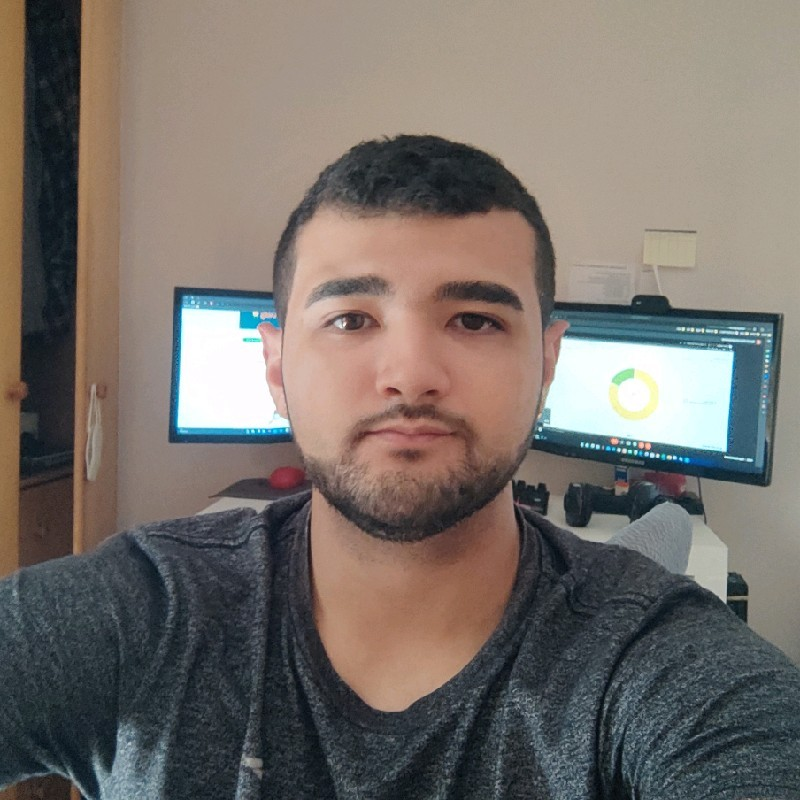
#> input picture data/eu.jpeg, 800 x 800 px
$ python cap03-21-contour-opencv.py --image ../eu.jpeg   (older library calls are emulated)
#> lines starting #> are read from the running program, lines starting #| are printed output that depends on the picture; after the words box and inside, x2 and y2 are one past the last pixel; in counts of white or black regions, pixels touching at a corner belong together
# Countour
# https://docs.opencv.org/2.4/modules/imgproc/doc/structural_analysis_and_shape_descriptors.html#findcontours

# Imports
import numpy as np
import argparse
import cv2

# Argumentos
ap = argparse.ArgumentParser()
ap.add_argument("-i", "--image", required=True, help="Camninho para imagem")
args = vars(ap.parse_args())

# Carrega imagem
image = cv2.imread(args["image"])
#> image is the input picture: shape (800, 800, 3); mean B, G, R 105.8, 111.5, 118.8

# Converte para escala de cinza
gray = cv2.cvtColor(image, cv2.COLOR_BGR2GRAY)
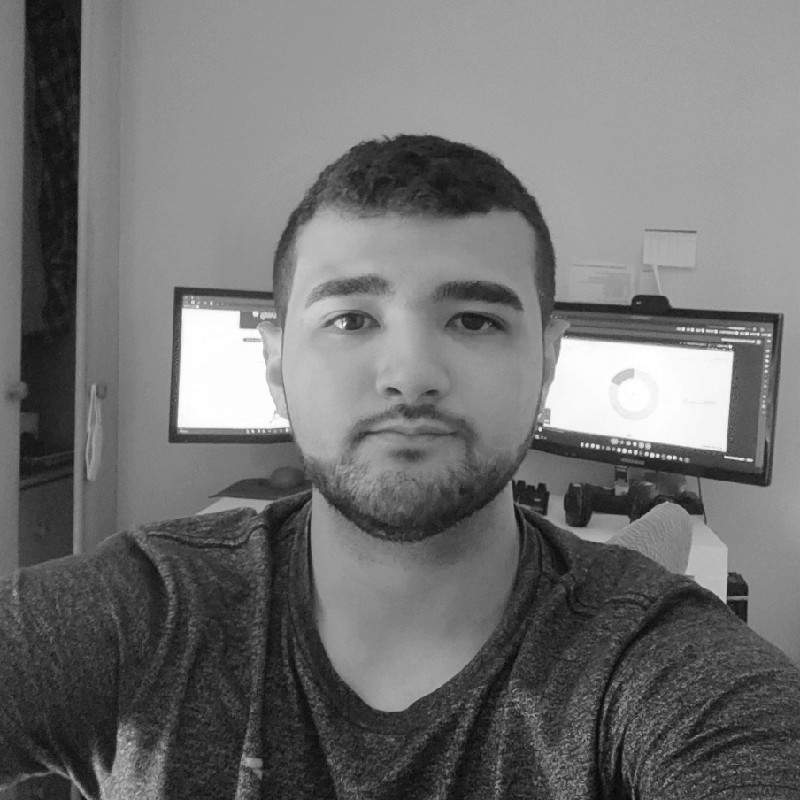
#> gray: shape (800, 800); min 3, max 255, mean 113

# Desfocagem
blurred = cv2.GaussianBlur(gray, (11, 11), 0)

# Canny
edged = cv2.Canny(blurred, 30, 150)
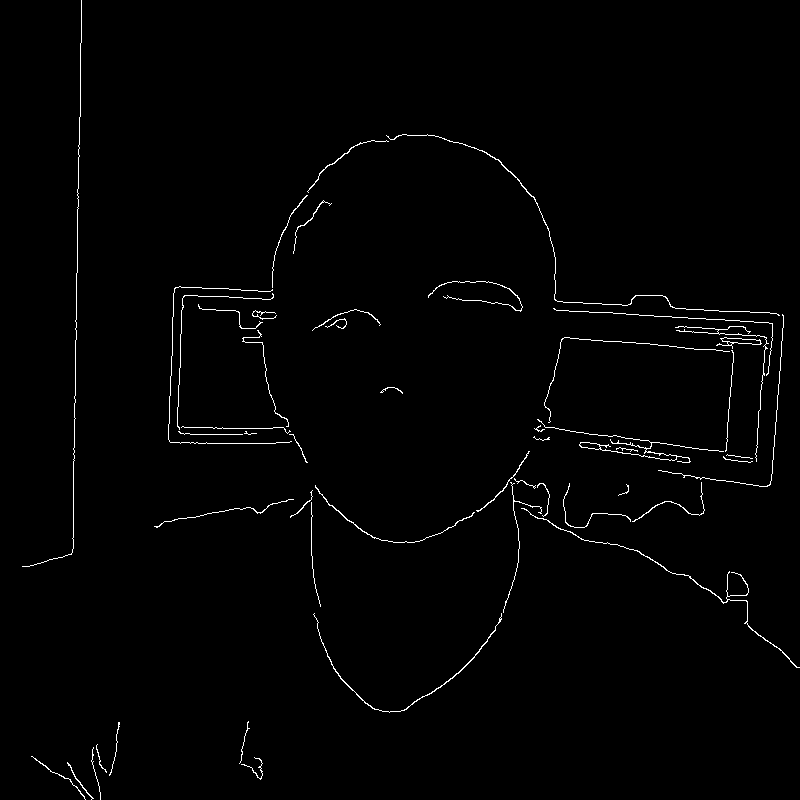
#> edged: shape (800, 800); 1.2% white in thin lines or dots

# Imagem original
cv2.imshow("Original", image)

# Encontra todos os contornos na imagem e desenha TODOS os contornos da imagem
(_, cnts, _) = cv2.findContours(edged.copy(), cv2.RETR_LIST, cv2.CHAIN_APPROX_SIMPLE)
#> cnts = 57 contours, 40 with area under 20; largest, box (x1, y1, x2, y2) and area: (716, 337, 762, 349) 178, (721, 337, 761, 345) 155, (537, 419, 724, 463) 140, (313, 613, 502, 713) 115, (521, 508, 800, 668) 110

# A função findCountours é destrutiva, ou seja, ela altera a imagem. Por isso fazemos uma cópia.
clone = image.copy()

# Desenha os contornos
cv2.drawContours(clone, cnts, -1, (0, 255, 0), 2)
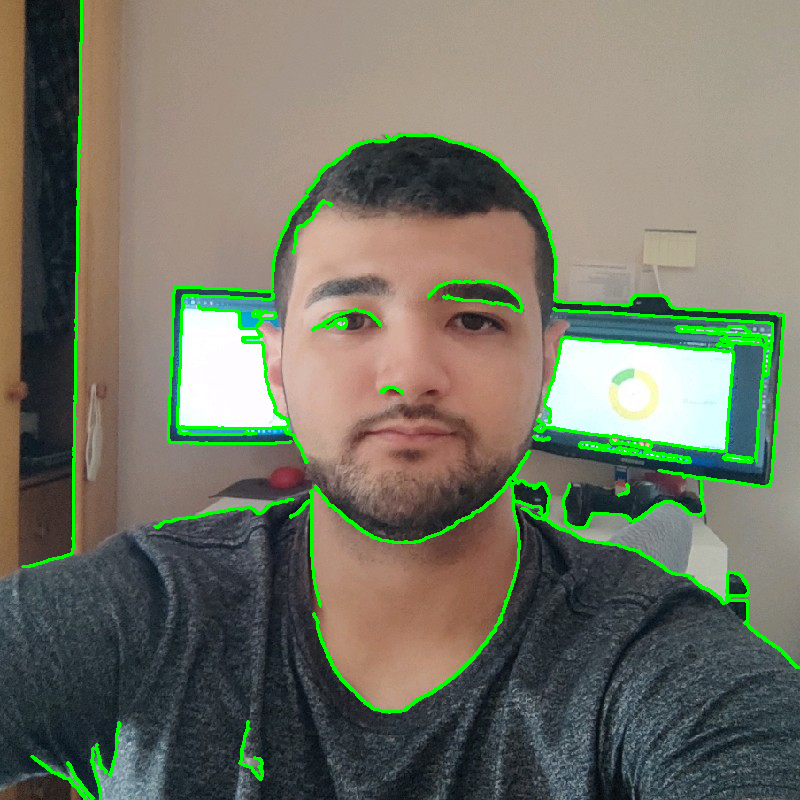
#> clone: shape (800, 800, 3); 3.73% of pixels changed, all inside (x1, y1, x2, y2) = (21, 0, 800, 800)
print ("Encontrados {} contornos".format(len(cnts)))
#| Encontrados 57 contornos

# Output
cv2.imshow("Contornos", clone)
cv2.waitKey(0)
